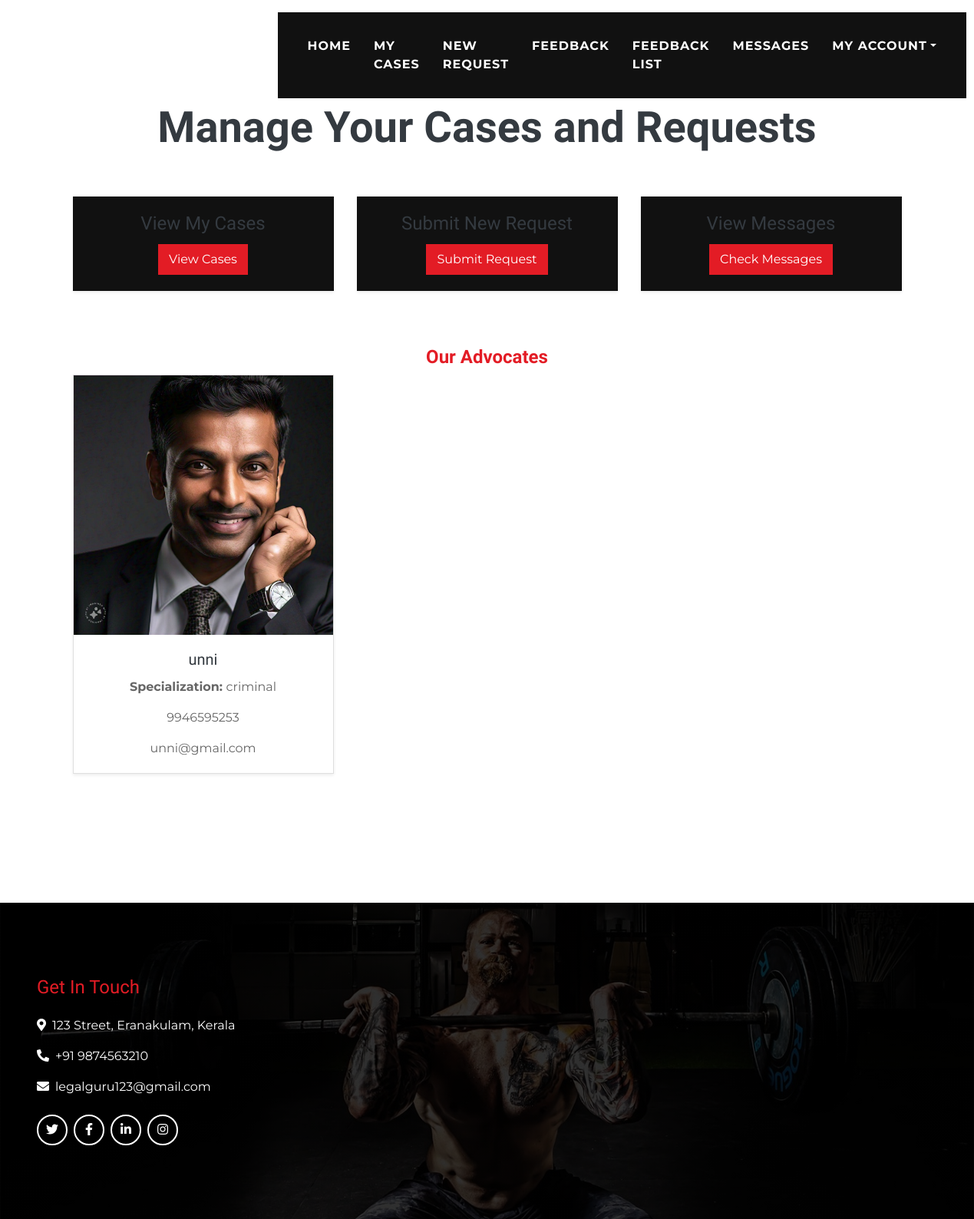
/client/clientdash, run on the app's committed database.
### Advocate/models.py (models this page shows, shortened)
class AdvocateRegistration(models.Model):
    user = models.OneToOneField(User, on_delete=models.CASCADE)
    specialization = models.ForeignKey(specializations,on_delete=models.CASCADE)
    officename = models.CharField(max_length=30)
    place = models.CharField(max_length=30)
    state = models.CharField(max_length=20)
    district = models.CharField(max_length=20)
    postoffice = models.CharField(max_length=20)
    pincode = models.CharField(max_length=10)
    contactno = models.CharField(max_length=10)
    image = models.ImageField(upload_to='uploads/')
    aadharno = models.BigIntegerField()
    admin_approval = models.CharField(
        max_length=20,
        default='not approved',
        choices=[('approved', 'Approved'), ('not approved', 'Not Approved')]
    )

class specializations(models.Model):
    name=models.CharField(max_length=200,unique=True)
    slug=models.SlugField(max_length=200,unique=True)
    def __str__(self):
        return '{}'.format(self.name)

### client/views.py (the view)
# urls.py: path('clientdash',views.clientdash,name='clientdash'),
def clientdash(request):
    advocates = AdvocateRegistration.objects.all()
    return render(request, 'clientdash.html', {'advocates': advocates})

### templates/clientdash.html
{% extends "clientbase.html" %}
{% load static %}
{% block content %}
<div class="container py-5">
    <div class="d-flex flex-column text-center mb-5">
        <h4 class="text-primary font-weight-bold">Client Dashboard</h4>
        <h4 class="display-4 font-weight-bold">Manage Your Cases and Requests</h4>
    </div>
    <div class="row">
        <div class="col-md-4 mb-4">
            <div class="card shadow-sm bg-secondary text-white">
                <div class="card-body text-center">
                    <h4 class="card-title">View My Cases</h4>
                    <a href="{% url 'clientcaselist' %}" class="btn btn-primary">View Cases</a>
                </div>
            </div>
        </div>
        <div class="col-md-4 mb-4">
            <div class="card shadow-sm bg-secondary text-white">
                <div class="card-body text-center">
                    <h4 class="card-title">Submit New Request</h4>
                    <a href="{% url 'clientcase' %}" class="btn btn-primary">Submit Request</a>
                </div>
            </div>
        </div>
        <div class="col-md-4 mb-4">
            <div class="card shadow-sm bg-secondary text-white">
                <div class="card-body text-center">
                    <h4 class="card-title">View Messages</h4>
                    <a href="messages.php" class="btn btn-primary">Check Messages</a>
                </div>
            </div>
        </div>
    </div>
    <div class="mt-5">
        <h4 class="text-center text-primary font-weight-bold">Our Advocates</h4>
        <div class="row">
            {% for advocate in advocates %}
            <div class="col-md-4 mb-4">
                <div class="card shadow-sm">
                    <img src="{{ advocate.image.url}}" class="card-img-top" alt="{{ advocate.name }}">
                    <div class="card-body text-center">
                        <h5 class="card-title">{{ advocate.user.first_name }}</h5>
                        <p class="card-text"><b> Specialization: </b>  {{ advocate.specialization }}</p>
                        <p class="card-text">{{ advocate.contactno }}</p>
                        <p class="card-text">{{ advocate.user.email }}</p>
                    </div>
                </div>
            </div>
            {% endfor %}
        </div>
    </div>
</div>
{% endblock %}

### data on the page
AdvocateRegistration: image (picture), user.first_name "unni", specialization "criminal", contactno "9946595253", user.email "unni@gmail.com"
